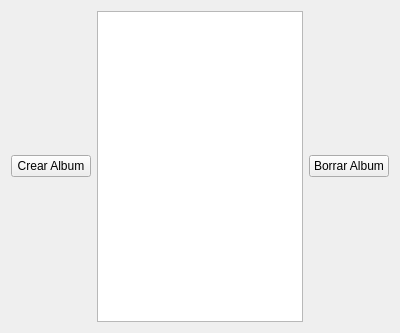
<?xml version="1.0" encoding="UTF-8"?>
<ui version="4.0">
 <class>AlbumListWidget</class>
 <widget class="QWidget" name="AlbumListWidget">
  <property name="geometry">
   <rect>
    <x>0</x>
    <y>0</y>
    <width>400</width>
    <height>333</height>
   </rect>
  </property>
  <property name="windowTitle">
   <string>Form</string>
  </property>
  <layout class="QHBoxLayout" name="horizontalLayout">
   <item>
    <widget class="QPushButton" name="createAlbumButton">
     <property name="text">
      <string>Crear Album</string>
     </property>
    </widget>
   </item>
   <item>
    <widget class="QListWidget" name="albumList"/>
   </item>
   <item>
    <widget class="QPushButton" name="deleteAlbumButton">
     <property name="text">
      <string>Borrar Album</string>
     </property>
    </widget>
   </item>
  </layout>
 </widget>
 <resources/>
 <connections/>
</ui>
